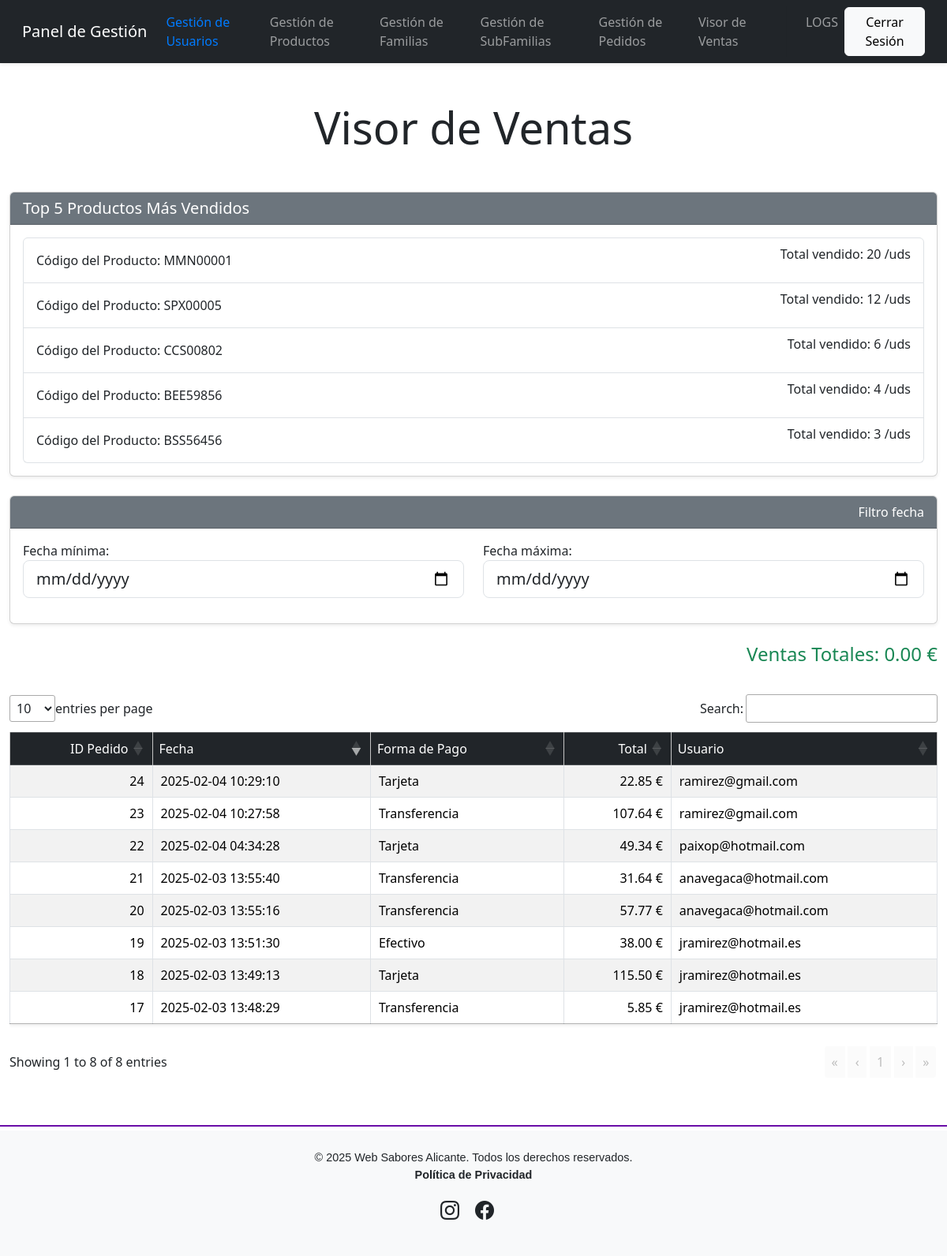
The app's page /visor_ventas.php (signed in) with its own data.
### tables this page shows
CREATE TABLE `pedidos` (
  `id_pedido` int(11) NOT NULL,
  `id_usuario` int(11) NOT NULL,
  `fecha` datetime NOT NULL DEFAULT current_timestamp(),
  `estado` enum('Pendiente','Pagado','Enviado','Cancelado','Entregado') NOT NULL DEFAULT 'Pendiente',
  `forma_pago` enum('Tarjeta','Efectivo','Transferencia') NOT NULL,
  `total` float NOT NULL DEFAULT 0,
  `recogida_local` tinyint(1) NOT NULL DEFAULT 0
);

CREATE TABLE `usuarios` (
  `id` int(11) NOT NULL,
  `clave` varchar(255) NOT NULL,
  `dni` varchar(9) NOT NULL,
  `nombre` varchar(50) NOT NULL,
  `apellidos` varchar(125) NOT NULL,
  `direccion` varchar(255) NOT NULL,
  `localidad` varchar(50) NOT NULL,
  `provincia` varchar(50) NOT NULL,
  `cp` char(5) NOT NULL,
  `telefono` varchar(15) NOT NULL,
  `email` varchar(125) NOT NULL,
  `rol` enum('Usuario','Empleado','Administrador','Contable') NOT NULL DEFAULT 'Usuario',
  `activo` tinyint(1) NOT NULL DEFAULT 1
);

### htdocs/gestores/gestor_productos.php (called while the page is built, shortened)
<?php
class GestorProductos
{
    private $pdo;
    public function __construct($pdo)
    {
        $this->pdo = $pdo;
    }
    public function top_ventas()
    {
        try {
            $query = "SELECT codigo_producto, SUM(cantidad) AS total_vendido FROM lineas_pedido GROUP BY codigo_producto ORDER BY total_vendido desc limit 5";
            $stmt = $this->pdo->prepare($query);
            $stmt->execute();
            return $stmt->fetchAll();
        } catch (PDOException $e) {
            throw new Exception('Error al obtener top ventas: ' . $e->getMessage());
        }
    }
}

### htdocs/gestores/gestor_usuarios.php (called while the page is built, shortened)
<?php
class Usuario
{
    private $email;
    public function __construct($id, $clave, $dni, $nombre, $apellidos, $direccion, $localidad, $provincia, $cp, $telefono, $email, $rol, $activo)
    {
        $this->email = $email;
    }
    public function getEmail()
    {
        return $this->email;
    }
}
class GestorUsuarios
{
    private $pdo;
    public function __construct($pdo)
    {
        $this->pdo = $pdo;
    }
    public function obtener_usuario_por_id($id)
    {
        $query = "SELECT * FROM usuarios WHERE id = :id";
        try {
            $stmt = $this->pdo->prepare($query);
            $stmt->execute([':id' => $id]);
            $usuario = $stmt->fetch(PDO::FETCH_OBJ);
            if ($usuario !== false) {
                return new Usuario(
                    $usuario->id,
                    $usuario->clave,
                    $usuario->dni,
                    $usuario->nombre,
                    $usuario->apellidos,
                    $usuario->direccion,
                    $usuario->localidad,
                    $usuario->provincia,
                    $usuario->cp,
                    $usuario->telefono,
                    $usuario->email,
                    $usuario->rol,
                    $usuario->activo
                );
            }
            return null;
        } catch (PDOException $e) {
            throw new Exception('Error al obtener el usuario: ' . $e->getMessage());
        }
    }
}

### htdocs/visor_ventas.php (the view, shortened to what this page needs)
<?php
include_once 'config/conectar_db.php';
include_once 'gestores/gestor_productos.php';
include_once 'includes/header.php';
try {
    $pdo = conectar_db();
    $gestorProductos = new GestorProductos($pdo);
    $query = "SELECT id_pedido, fecha, total, id_usuario,forma_pago FROM pedidos ORDER BY fecha DESC";
    $stmt = $pdo->prepare($query);
    $stmt->execute();
    $pedidos = $stmt->fetchAll(PDO::FETCH_ASSOC);
} catch (PDOException $e) {
    echo '<div class="alert alert-danger text-center mt-4" role="alert">
            Error al obtener los pedidos: ' . htmlspecialchars($e->getMessage()) . '
          </div>';
    exit;
}
?>
<div class="container-fluid py-5">
    <div class="row mb-4">
        <div class="col">
            <h1 class="text-center display-4 mb-4">Visor de Ventas</h1>
        </div>
    </div>
    <div class="card shadow-sm mb-4">
        <div class="card-header bg-secondary text-white">
            <h5 class="mb-0"><i class="fas fa-chart-line"></i> Top 5 Productos Más Vendidos</h5>
        </div>
        <div class="card-body">
            <div class="list-group">
                <?php
                $top_ventas = $gestorProductos->top_ventas();
                if (!empty($top_ventas)) {
                    foreach ($top_ventas as $producto) {
                        echo '<li class="list-group-item d-flex justify-content-between align-items-center">';
                        echo 'Código del Producto: ' . htmlspecialchars($producto->codigo_producto);
                        echo '<p>Total vendido: ' . $producto->total_vendido . ' /uds </p>';
                        echo '</li>';
                    }
                } else {
                    echo '<li class="list-group-item text-center">No hay datos disponibles.</li>';
                }
                ?>
            </div>
        </div>
    </div>
    <div class="card shadow-sm mb-4">
        <div class="card-header bg-secondary text-white d-flex justify-content-between align-items-center">
            <i class="fas fa-filter"></i> Filtro fecha
        </div>
        <div class="card-body">
            <div class="row">
                <div class="col-md-6 mb-3">
                    <label for="fechaMinima">Fecha mínima:</label>
                    <input type="date" id="fechaMinima" class="form-control form-control-lg">
                </div>
                <div class="col-md-6 mb-3">
                    <label for="fechaMaxima">Fecha máxima:</label>
                    <input type="date" id="fechaMaxima" class="form-control form-control-lg">
                </div>
            </div>
        </div>
    </div>
    <div class="d-flex justify-content-end mb-3">
        <h4 class="text-success">Ventas Totales: <span id="totalFiltrado">0.00</span> €</h4>
    </div>
    <div class="table-responsive">
        <table id="tabla-ventas" class="table table-striped table-hover table-bordered shadow-sm">
            <thead class="table-dark">
                <tr>
                    <th>ID Pedido</th>
                    <th>Fecha</th>
                    <th>Forma de Pago</th>
                    <th>Total</th>
                    <th>Usuario</th>
                </tr>
            </thead>
            <tbody>
                <?php if (!empty($pedidos)): ?>
                    <?php foreach ($pedidos as $pedido): ?>
                        <?php
                        $gestorUsuarios = new GestorUsuarios($pdo);
                        $usuario = $gestorUsuarios->obtener_usuario_por_id($pedido['id_usuario']);
                        if (is_object($usuario)) {
                            $usuario = $usuario->getEmail();
                        }
                        ?>
                        <tr>
                            <td><?= htmlspecialchars($pedido['id_pedido']) ?></td>
                            <td><?= htmlspecialchars($pedido['fecha']) ?></td>
                            <td><?= htmlspecialchars($pedido['forma_pago']) ?> </td>
                            <td><?= number_format($pedido['total'], 2) ?> €</td>
                            <td><?= $usuario ?></td>
                        </tr>
                    <?php endforeach; ?>
                <?php else: ?>
                    <tr>
                        <td colspan="4" class="text-center">No hay ventas registradas.</td>
                    </tr>
                <?php endif; ?>
            </tbody>
        </table>
    </div>
</div>
<?php include_once 'includes/footer.php'; ?>

### htdocs/estilos/styles.css (style rules this page uses)
body { font-family: 'Roboto', sans-serif; background-color: #f8f9fa; display: flex; flex-direction: column; min-height: 100vh; margin: 0; }

### records on screen
pedidos: id_pedido "24", fecha "2025-02-04 10:29:10", forma_pago "Tarjeta", total "22.85", id_usuario.email "ramirez@gmail.com"
pedidos: id_pedido "23", fecha "2025-02-04 10:27:58", forma_pago "Transferencia", total "107.64", id_usuario.email "ramirez@gmail.com"
pedidos: id_pedido "22", fecha "2025-02-04 04:34:28", forma_pago "Tarjeta", total "49.34", id_usuario.email "paixop@hotmail.com"
pedidos: id_pedido "21", fecha "2025-02-03 13:55:40", forma_pago "Transferencia", total "31.64", id_usuario.email "anavegaca@hotmail.com"
pedidos: id_pedido "20", fecha "2025-02-03 13:55:16", forma_pago "Transferencia", total "57.77", id_usuario.email "anavegaca@hotmail.com"
pedidos: id_pedido "19", fecha "2025-02-03 13:51:30", forma_pago "Efectivo", total "38.00", id_usuario.email "jramirez@hotmail.es"
pedidos: id_pedido "18", fecha "2025-02-03 13:49:13", forma_pago "Tarjeta", total "115.50", id_usuario.email "jramirez@hotmail.es"
pedidos: id_pedido "17", fecha "2025-02-03 13:48:29", forma_pago "Transferencia", total "5.85", id_usuario.email "jramirez@hotmail.es"

### other values on screen
$producto->codigo_producto "MMN00001"
$producto->total_vendido "20"
$producto->codigo_producto "SPX00005"
$producto->total_vendido "12"
$producto->codigo_producto "CCS00802"
$producto->total_vendido "6"
$producto->codigo_producto "BEE59856"
$producto->total_vendido "4"
$producto->codigo_producto "BSS56456"
$producto->total_vendido "3"
